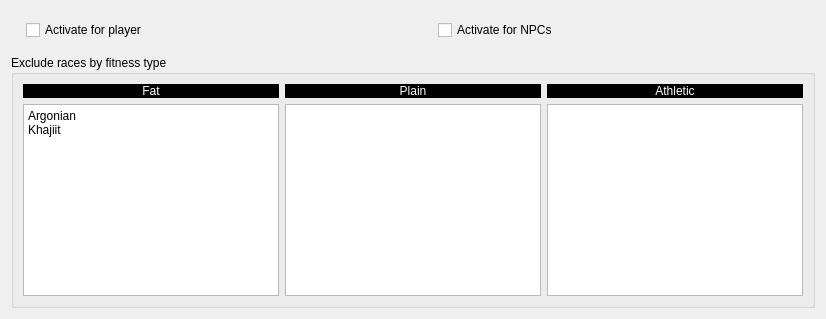
      <widget class="QWidget" name="tab_4">
       <attribute name="title">
        <string>Muscle definition</string>
       </attribute>
       <layout class="QVBoxLayout" name="verticalLayout_6">
        <property name="spacing">
         <number>15</number>
        </property>
        <property name="topMargin">
         <number>20</number>
        </property>
        <item>
         <layout class="QHBoxLayout" name="horizontalLayout_muscleDefActivate" stretch="0,0">
          <property name="spacing">
           <number>35</number>
          </property>
          <property name="leftMargin">
           <number>15</number>
          </property>
          <property name="topMargin">
           <number>0</number>
          </property>
          <property name="bottomMargin">
           <number>0</number>
          </property>
          <item>
           <widget class="QCheckBox" name="checkBox">
            <property name="text">
             <string>Activate for player</string>
            </property>
           </widget>
          </item>
          <item>
           <widget class="QCheckBox" name="checkBox_2">
            <property name="text">
             <string>Activate for NPCs</string>
            </property>
           </widget>
          </item>
         </layout>
        </item>
        <item>
         <widget class="QGroupBox" name="groupBox_6">
          <property name="statusTip">
           <string>Exclude races for which you don't have normal maps of that fitness type</string>
          </property>
          <property name="title">
           <string>Exclude races by fitness type</string>
          </property>
          <layout class="QHBoxLayout" name="horizontalLayout_7">
           <item>
            <layout class="QVBoxLayout" name="verticalLayout_3">
             <item>
              <widget class="QLabel" name="label_33">
               <property name="styleSheet">
                <string notr="true">background-color: rgb(0, 0, 0);
color: rgb(255, 255, 255);
font: 75 10pt &quot;MS Shell Dlg 2&quot;;
</string>
               </property>
               <property name="text">
                <string>Fat</string>
               </property>
               <property name="alignment">
                <set>Qt::AlignCenter</set>
               </property>
              </widget>
             </item>
             <item>
              <widget class="QPlainTextEdit" name="plainTextEdit_2">
               <property name="statusTip">
                <string>Write which races you don't have fat textures for</string>
               </property>
               <property name="whatsThis">
                <string>&lt;html&gt;&lt;head/&gt;&lt;body&gt;&lt;p&gt;If the Editor ID (EDID) of the race of an actor (PC or NPC) &lt;span style=&quot; font-weight:600;&quot;&gt;contains&lt;/span&gt; this text, then the actor will never get any of these kind of Fitness stages applied.&lt;/p&gt;&lt;p&gt;Match is case-insensitive and since it searchs for text containing the word and not exact matches, if you write &lt;code&gt;Argonian&lt;/code&gt;, all of these will be excluded:&lt;/p&gt;&lt;ul&gt;&lt;li&gt;Argonian&lt;/li&gt;&lt;li&gt;ArgonianVampire&lt;/li&gt;&lt;li&gt;Youngargonian&lt;/li&gt;&lt;li&gt;aRgOniAnFurRYuwu&lt;/li&gt;&lt;/ul&gt;&lt;/body&gt;&lt;/html&gt;</string>
               </property>
               <property name="tabChangesFocus">
                <bool>true</bool>
               </property>
               <property name="plainText">
                <string>Argonian
Khajiit</string>
               </property>
              </widget>
             </item>
            </layout>
           </item>
           <item>
            <layout class="QVBoxLayout" name="verticalLayout_4">
             <item>
              <widget class="QLabel" name="label_6">
               <property name="styleSheet">
                <string notr="true">background-color: rgb(0, 0, 0);
color: rgb(255, 255, 255);
font: 75 10pt &quot;MS Shell Dlg 2&quot;;
</string>
               </property>
               <property name="text">
                <string>Plain</string>
               </property>
               <property name="alignment">
                <set>Qt::AlignCenter</set>
               </property>
              </widget>
             </item>
             <item>
              <widget class="QPlainTextEdit" name="plainTextEdit_3">
               <property name="statusTip">
                <string>Write which races you don't have plain textures for (highly unlikely)</string>
               </property>
               <property name="tabChangesFocus">
                <bool>true</bool>
               </property>
              </widget>
             </item>
            </layout>
           </item>
           <item>
            <layout class="QVBoxLayout" name="verticalLayout_5">
             <item>
              <widget class="QLabel" name="label_34">
               <property name="styleSheet">
                <string notr="true">background-color: rgb(0, 0, 0);
color: rgb(255, 255, 255);
font: 75 10pt &quot;MS Shell Dlg 2&quot;;
</string>
               </property>
               <property name="text">
                <string>Athletic</string>
               </property>
               <property name="alignment">
                <set>Qt::AlignCenter</set>
               </property>
              </widget>
             </item>
             <item>
              <widget class="QPlainTextEdit" name="plainTextEdit_4">
               <property name="statusTip">
                <string>Write which races you don't have ripped textures for</string>
               </property>
               <property name="tabChangesFocus">
                <bool>true</bool>
               </property>
              </widget>
             </item>
            </layout>
           </item>
          </layout>
         </widget>
        </item>
       </layout>
      </widget>
